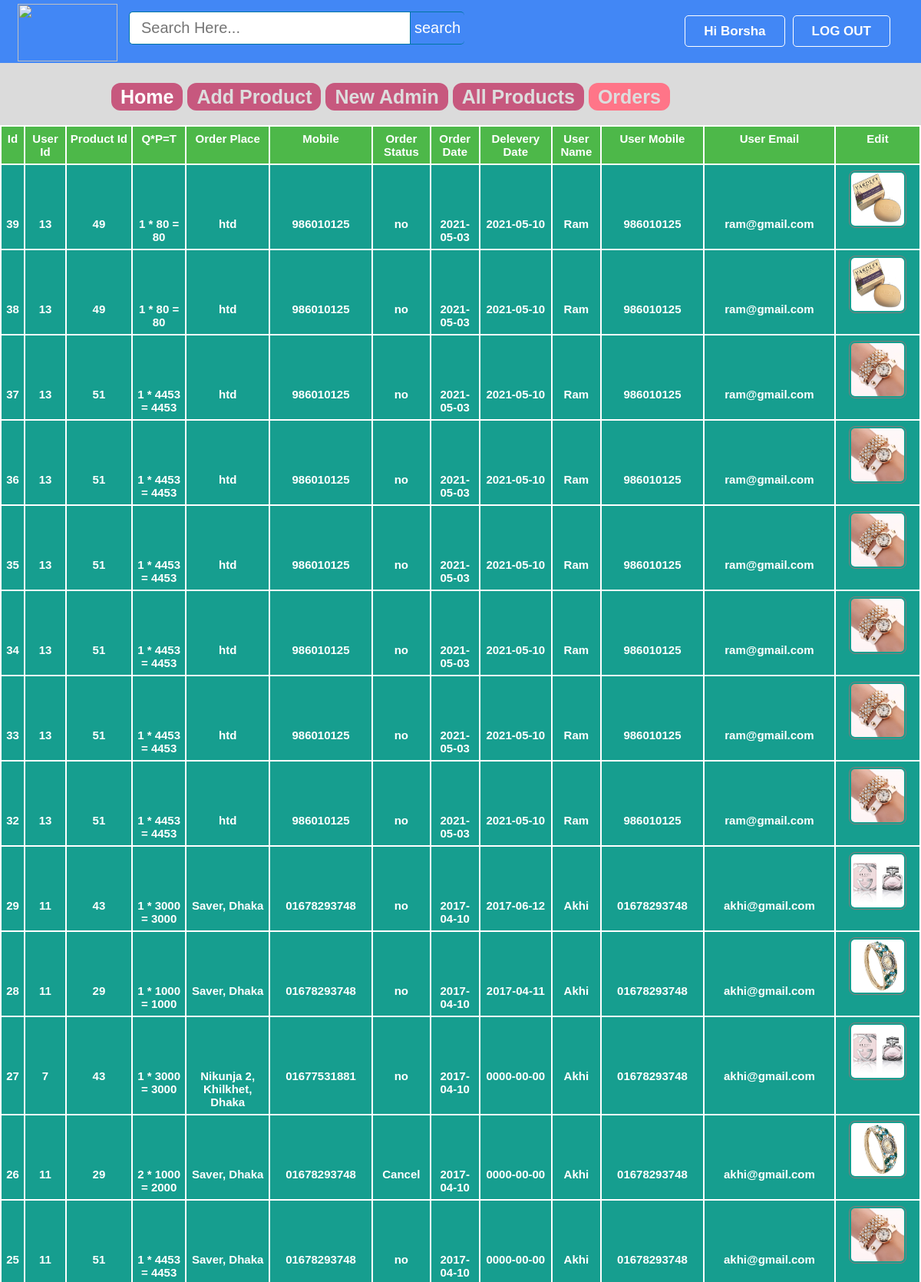
Page /admin/orders.php (signed in, upper part) on the committed database.
### tables this page shows
CREATE TABLE `orders` (
  `id` int(11) NOT NULL,
  `uid` int(11) NOT NULL,
  `pid` int(11) NOT NULL,
  `quantity` int(11) NOT NULL,
  `oplace` text NOT NULL,
  `mobile` varchar(15) NOT NULL,
  `dstatus` varchar(10) NOT NULL DEFAULT 'no',
  `odate` date NOT NULL,
  `ddate` date NOT NULL
);

CREATE TABLE `products` (
  `id` int(11) NOT NULL,
  `pName` varchar(100) NOT NULL,
  `price` int(11) NOT NULL,
  `description` text NOT NULL,
  `available` int(11) NOT NULL,
  `category` varchar(100) NOT NULL,
  `type` varchar(100) NOT NULL,
  `item` varchar(100) NOT NULL,
  `pCode` varchar(20) NOT NULL,
  `picture` text NOT NULL
);

CREATE TABLE `user` (
  `id` int(11) NOT NULL,
  `firstName` varchar(25) NOT NULL,
  `lastName` varchar(25) NOT NULL,
  `email` varchar(100) NOT NULL,
  `mobile` varchar(20) NOT NULL,
  `address` varchar(120) NOT NULL,
  `password` varchar(100) NOT NULL,
  `confirmCode` varchar(10) NOT NULL,
  `activation` varchar(10) NOT NULL DEFAULT 'no'
);

### admin/orders.php (the view, shortened to what this page needs)
<?php include ( "../inc/connect.inc.php" ); ?>
<?php
if (!isset($_SESSION['admin_login'])) {
	header("location: login.php");
	$user = "";
}
else {
	$user = $_SESSION['admin_login'];
	$result = mysqli_query($conn, "SELECT * FROM admin WHERE id='$user'");
		$get_user_email = mysqli_fetch_assoc($result);
			$uname_db = $get_user_email['firstName'];
}
?>
<!doctype html>
<html>
	<head>
		<link rel="stylesheet" type="text/css" href="../css/style.css">
	</head>
	<body class="home-welcome-text" style="background-image: url(../image/homebackgrndimg2.png);">
		<div class="homepageheader">
			<div class="signinButton loginButton">
				<div class="uiloginbutton signinButton loginButton" style="margin-right: 40px;">
					<?php
						if ($user!="") {
							echo '<a style="text-decoration: none;color: #fff;" href="logout.php">LOG OUT</a>';
						}
					 ?>
				</div>
				<div class="uiloginbutton signinButton loginButton">
					<?php
						if ($user!="") {
							echo '<a style="text-decoration: none;color: #fff;" href="login.php">Hi '.$uname_db.'</a>';
						}
						else {
							echo '<a style="text-decoration: none;color: #fff;" href="login.php">LOG IN</a>';
						}
					 ?>
				</div>
			</div>
			<div style="float: left; margin: 5px 0px 0px 23px;">
				<a href="index.php">
					<img style=" height: 75px; width: 130px;" src="../image/epasalogo.png">
				</a>
			</div>
			<div class="">
				<div id="srcheader">
					<form id="newsearch" method="get" action="http://www.google.com">
					        <input type="text" class="srctextinput" name="q" size="21" maxlength="120"  placeholder="Search Here..."><input type="submit" value="search" class="srcbutton" >
					</form>
				</div>
			</div>
		</div>
		<div class="categolis">
			<table>
				<tr>
					<th>
						<a href="index.php" style="text-decoration: none;color: #fff;padding: 4px 12px;background-color: #c7587e;border-radius: 12px;">Home</a>
					</th>
					<th><a href="addproduct.php" style="text-decoration: none;color: #ddd;padding: 4px 12px;background-color: #c7587e;border-radius: 12px;">Add Product</a></th>
					<th><a href="newadmin.php" style="text-decoration: none;color: #ddd;padding: 4px 12px;background-color: #c7587e;border-radius: 12px;">New Admin</a></th>
					<th><a href="allproducts.php" style="text-decoration: none;color: #ddd;padding: 4px 12px;background-color: #c7587e;border-radius: 12px;">All Products</a></th>
					<th><a href="orders.php" style="text-decoration: none;color: #ddd;padding: 4px 12px;background-color: #ff7588;border-radius: 12px;">Orders</a></th>
				</tr>
			</table>
		</div>
		<div>
			<table class="rightsidemenu">
				<tr style="font-weight: bold;" colspan="10" bgcolor="#4DB849">
					<th>Id</th>
					<th>User Id</th>
					<th>Product Id</th>
					<th>Q*P=T</th>
					<th>Order Place</th>
					<th>Mobile</th>
					<th>Order Status</th>
					<th>Order Date</th>
					<th>Delevery Date</th>
					<th>User Name</th>
					<th>User Mobile</th>
					<th>User Email</th>
					<th>Edit</th>
				</tr>
				<tr>
					<?php include ( "../inc/connect.inc.php");
					$query = "SELECT * FROM orders ORDER BY id DESC";
					$run = mysqli_query($conn, $query);
					while ($row=mysqli_fetch_assoc($run)) {
						$oid = $row['id'];
						$ouid = $row['uid'];
						$opid = $row['pid'];
						$oquantity = $row['quantity'];
						$oplace = $row['oplace'];
						$omobile = $row['mobile'];
						$odstatus = $row['dstatus'];
						$odate = $row['odate'];
						$ddate = $row['ddate'];
						$query1 = "SELECT * FROM user WHERE id='$ouid'";
						$run1 = mysqli_query($conn, $query1);
						if($row1= mysqli_fetch_assoc($run1))
						{
							$ofname = $row1['firstName'];
							$oumobile = $row1['mobile'];
							$ouemail = $row1['email'];
						}
						$query2 = "SELECT * FROM products WHERE id='$opid'";
						$run2 = mysqli_query($conn, $query2);
						$row2=mysqli_fetch_assoc($run2);
						$opitem = $row2['item'];
						$oppicture = $row2['picture'];
						$oprice = $row2['price'];
					 ?>
					<th><?php echo $oid; ?></th>
					<th><?php echo $ouid; ?></th>
					<th><?php echo $opid; ?></th>
					<th><?php echo ''.$oquantity.' * '.$oprice.' = '.$oquantity*$oprice.''; ?></th>
					<th><?php echo $oplace; ?></th>
					<th><?php echo $omobile; ?></th>
					<th><?php echo $odstatus; ?></th>
					<th><?php echo $odate; ?></th>
					<th><?php echo $ddate; ?></th>
					<th><?php echo $ofname; ?></th>
					<th><?php echo $oumobile; ?></th>
					<th><?php echo $ouemail; ?></th>
					<th><?php echo '<div class="home-prodlist-img"><a href="editorder.php?eoid='.$oid.'">
									<img src="../image/product/'.$opitem.'/'.$oppicture.'" class="home-prodlist-imgi" style="height: 75px; width: 75px;">
									</a>
								</div>' ?></th>
				</tr>
				<?php } ?>
			</table>
		</div>
	</body>
</html>

### css/style.css (style rules this page uses)
html, body, div, span, applet, object, iframe, h1, h2, h3, h4, h5, h6, p, blockquote, pre, a, abbr, acronym, address, big, cite, code, del, dfn, em, img, ins, kbd, q, s, samp, small, strike, strong, sub, sup, tt, var, b, u, i, center, dl, dt, dd, ol, ul, li, fieldset, form, label, legend, table, caption, tbody, tfoot, thead, tr, th, td, article, aside, canvas, details, embed, figure, figcaption, footer, header, hgroup, menu, nav, output, ruby, section, summary, time, mark, audio, video { margin: 0; padding: 0; border: 0; font: inherit; vertical-align: baseline; box-sizing: border-box; }
body { line-height: normal; }
table { border-collapse: collapse; border-spacing: 0; }
* { margin: 0px; padding: 0px; }
body, button, input, label, select, td, textarea { font-family: Arial, Helvetica, tahoma,verdana,arial,sans-serif; font-size: 12px; }
body { width: 100%; position: relative; background-color: #ffffff; min-width: 1080px; }
.homepageheader { position: fixed; height: 82px; width: 100%; min-width: 980px; margin: 0px; background-color: #4287f5; }
.loginButton .signinButton { color: red; background: ; border: 1px solid #FFFFFF; cursor: pointer; display: inline-block; font-weight: bold; line-height: 15px; padding: 12px 24px; border-radius: 5px; text-align: center; text-decoration: none; float: right; margin: 20px 0px 0px 10px; font-size: 17px; }
#newsearch { float:left; padding:15px; }
.srctextinput { margin: 0px; padding: 9px 15px; font-family: Arial, Helvetica, sans-serif; font-size:20px; border:1px solid #0076a3; border-right:0px; border-top-left-radius: 5px 5px; border-bottom-left-radius: 5px 5px; width: 335px; }
.srcbutton { margin: 0; padding: 9px 5px; font-family: Arial, Helvetica, sans-serif; font-size:20px; outline: none; cursor: pointer; text-align: center; text-decoration: none; color: #ffffff; background-color: #4287f5; border: solid 1px #0076a3; border-right:0px; border-top-right-radius: 5px 5px; border-bottom-right-radius: 5px 5px; }
.home-welcome-text { height: 800px; }
.home-prodlist-imgi { height: 350px; width: 300px; padding: 2px; border: 1px solid #847b7b; border-radius: 8px; }
.categolis { line-height: 1.3; font-weight: bold; color: #fff; padding: 110px 20px 20px 145px; background-color: #dbdbdb; text-align: center; font-size: 25px; }
.categolis table tbody tr th { padding: 0px 6px 0px 0px; }
.rightsidemenu { float: right; text-align: center; width: 100%; margin: 0px; background-color: #169e8f; font-size: 15px; color: #fff; font-weight: bold; height: 537px; overflow: auto; }
.rightsidemenu th { margin-top: 5px; border: 2px solid; padding: 7px 2px; width: 10px; }

### rows in the picture
orders: id "39", uid "13", pid "49", quantity "1", products.price "80", $oquantity*$oprice "80", oplace "htd", mobile "986010125", dstatus "no", odate "2021-05-03", ddate "2021-05-10", user.firstName "Ram", user.mobile "986010125", user.email "ram@gmail.com", products.item+picture (picture)
orders: id "38", uid "13", pid "49", quantity "1", products.price "80", $oquantity*$oprice "80", oplace "htd", mobile "986010125", dstatus "no", odate "2021-05-03", ddate "2021-05-10", user.firstName "Ram", user.mobile "986010125", user.email "ram@gmail.com", products.item+picture (picture)
orders: id "37", uid "13", pid "51", quantity "1", products.price "4453", $oquantity*$oprice "4453", oplace "htd", mobile "986010125", dstatus "no", odate "2021-05-03", ddate "2021-05-10", user.firstName "Ram", user.mobile "986010125", user.email "ram@gmail.com", products.item+picture (picture)
orders: id "36", uid "13", pid "51", quantity "1", products.price "4453", $oquantity*$oprice "4453", oplace "htd", mobile "986010125", dstatus "no", odate "2021-05-03", ddate "2021-05-10", user.firstName "Ram", user.mobile "986010125", user.email "ram@gmail.com", products.item+picture (picture)
orders: id "35", uid "13", pid "51", quantity "1", products.price "4453", $oquantity*$oprice "4453", oplace "htd", mobile "986010125", dstatus "no", odate "2021-05-03", ddate "2021-05-10", user.firstName "Ram", user.mobile "986010125", user.email "ram@gmail.com", products.item+picture (picture)
orders: id "34", uid "13", pid "51", quantity "1", products.price "4453", $oquantity*$oprice "4453", oplace "htd", mobile "986010125", dstatus "no", odate "2021-05-03", ddate "2021-05-10", user.firstName "Ram", user.mobile "986010125", user.email "ram@gmail.com", products.item+picture (picture)
orders: id "33", uid "13", pid "51", quantity "1", products.price "4453", $oquantity*$oprice "4453", oplace "htd", mobile "986010125", dstatus "no", odate "2021-05-03", ddate "2021-05-10", user.firstName "Ram", user.mobile "986010125", user.email "ram@gmail.com", products.item+picture (picture)
orders: id "32", uid "13", pid "51", quantity "1", products.price "4453", $oquantity*$oprice "4453", oplace "htd", mobile "986010125", dstatus "no", odate "2021-05-03", ddate "2021-05-10", user.firstName "Ram", user.mobile "986010125", user.email "ram@gmail.com", products.item+picture (picture)
orders: id "29", uid "11", pid "43", quantity "1", products.price "3000", $oquantity*$oprice "3000", oplace "Saver, Dhaka", mobile "01678293748", dstatus "no", odate "2017-04-10", ddate "2017-06-12", user.firstName "Akhi", user.mobile "01678293748", user.email "akhi@gmail.com", products.item+picture (picture)
orders: id "28", uid "11", pid "29", quantity "1", products.price "1000", $oquantity*$oprice "1000", oplace "Saver, Dhaka", mobile "01678293748", dstatus "no", odate "2017-04-10", ddate "2017-04-11", user.firstName "Akhi", user.mobile "01678293748", user.email "akhi@gmail.com", products.item+picture (picture)
orders: id "27", uid "7", pid "43", quantity "1", products.price "3000", $oquantity*$oprice "3000", oplace "Nikunja 2, Khilkhet, Dhaka", mobile "01677531881", dstatus "no", odate "2017-04-10", ddate "0000-00-00", products.item+picture (picture)
user: firstName "Akhi", mobile "01678293748", email "akhi@gmail.com"
orders: id "26", uid "11", pid "29", quantity "2", products.price "1000", $oquantity*$oprice "2000", oplace "Saver, Dhaka", mobile "01678293748", dstatus "Cancel", odate "2017-04-10", ddate "0000-00-00", user.firstName "Akhi", user.mobile "01678293748", user.email "akhi@gmail.com", products.item+picture (picture)
orders: id "25", uid "11", pid "51", quantity "1", products.price "4453", $oquantity*$oprice "4453", oplace "Saver, Dhaka", mobile "01678293748", dstatus "no", odate "2017-04-10", ddate "0000-00-00", user.firstName "Akhi", user.mobile "01678293748", user.email "akhi@gmail.com", products.item+picture (picture)

### other values in the picture
$uname_db "Borsha"
